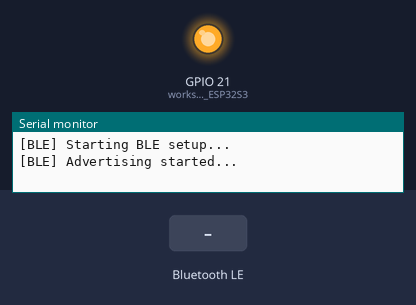
This sketch was run on a simulated Seeed XIAO ESP32-S3. On the bench: output pins drawn as LEDs (lit = HIGH), the last lines printed to the serial monitor. The test bench sets the inputs (shaded band). Nothing arrives over Bluetooth unless stated; a phone connects over Bluetooth LE 3 s after start.

Above: at 1.2 s.
1.3 s: Bluetooth LE write "1" received
At 4.1 s:
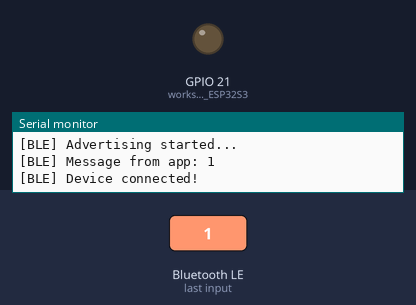
Timing chart, 0 to 5.6 s (numbered marks = the images above; inputs shaded):
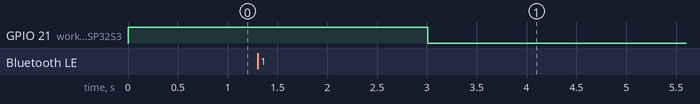

The sketch:

bluetooth_connect.ino
```cpp
#include <BLEDevice.h>
#include <BLEUtils.h>
#include <BLEServer.h>

#define SERVICE_UUID        "4fafc201-1fb5-459e-8fcc-c5c9c331914b"
#define CHARACTERISTIC_UUID "beb5483e-36e1-4688-b7f5-ea07361b26a8"

volatile bool deviceConnected = false;

// ==========================
// BLE Server Callbacks
// ==========================
class MyServerCallbacks : public BLEServerCallbacks {
  void onConnect(BLEServer* pServer) override {
    Serial.println("[BLE] Device connected!");
    deviceConnected = true;
  }

  void onDisconnect(BLEServer* pServer) override {
    Serial.println("[BLE] Device disconnected!");
    deviceConnected = false;
    BLEDevice::startAdvertising();
    Serial.println("[BLE] Restarting advertising...");
  }
};

// ==========================
// BLE Characteristic Callbacks
// ==========================
class MyCharacteristicCallbacks : public BLECharacteristicCallbacks {
  void onRead(BLECharacteristic* pCharacteristic) override {
    Serial.print("[BLE] Characteristic read: ");
    Serial.println(pCharacteristic->getValue().c_str());
  }

  void onWrite(BLECharacteristic* pCharacteristic) override {
    String value = pCharacteristic->getValue().c_str();
    Serial.print("[BLE] Message from app: ");
    Serial.println(value);
  }
};

// ==========================
// Setup
// ==========================
void setup() {
  pinMode(LED_BUILTIN, OUTPUT);  // works with XIAO ESP32S3
  Serial.begin(115200);
  Serial.println("[BLE] Starting BLE setup...");

  BLEDevice::init("XIAO_ESP32S3");
  BLEServer *pServer = BLEDevice::createServer();
  pServer->setCallbacks(new MyServerCallbacks());

  BLEService *pService = pServer->createService(SERVICE_UUID);
  BLECharacteristic *pCharacteristic = pService->createCharacteristic(
    CHARACTERISTIC_UUID,
    BLECharacteristic::PROPERTY_READ | BLECharacteristic::PROPERTY_WRITE
  );

  pCharacteristic->setValue("Hello World");
  pCharacteristic->setCallbacks(new MyCharacteristicCallbacks());
  pService->start();

  BLEAdvertising *pAdvertising = BLEDevice::getAdvertising();
  pAdvertising->addServiceUUID(SERVICE_UUID);
  pAdvertising->setScanResponse(true);
  BLEDevice::startAdvertising();

  Serial.println("[BLE] Advertising started...");
}

// ==========================
// Main Loop
// ==========================
void loop() {
  // LED logic
  if (deviceConnected) {
    digitalWrite(LED_BUILTIN, LOW); // LED ON when connected
  } else {
    digitalWrite(LED_BUILTIN, HIGH);  // LED OFF when disconnected
  }

  delay(10); // small idle
}
```
